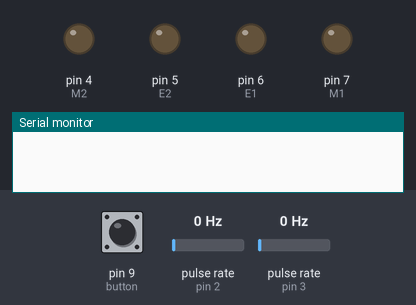
Bench run of a sketch on a simulated Arduino Uno, built with avr-gcc and run on an emulated ATmega328P. Shown: output pins drawn as LEDs (lit = HIGH), the last lines printed to the serial monitor. Wiring (inferred from the names in the program): 2 × pulse sensor: data pin 2 / data pin 3. Inputs (shaded band) come from the test bench; at power-on: pin 9 (button) HIGH, pulse rate (sensors on pin 2, pin 3) 0 Hz.

Above: at 1.2 s.
1.3 s: pin 9 (button) pulled LOW for 0.15 s
At 2.6 s:
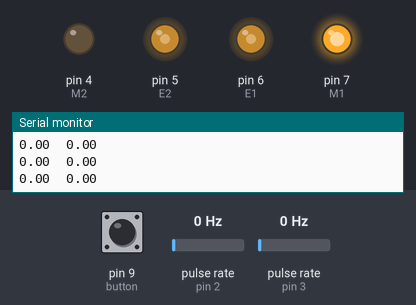
2.9 s: pin 9 (button) pulled LOW for 1 s
Timing chart, 0 to 5.9 s (numbered marks = the images above; inputs shaded):
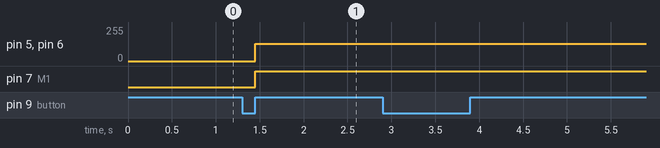

Measured:
- after the input at 1.3 s, pin 5 (E2), pin 6 (E1): 0/255 → 128/255 after 0.15 s; pin 7 (M1): LOW → HIGH after 0.15 s

The sketch:

Mechatronicslab1.ino
```cpp
#define encoderR 2
#define encoderL 3
#define E1       6
#define E2       5
#define M1       7
#define M2       4
#define button   9

int pressed = 0;
int state = 0;
int leftTicks = 0;
int rightTicks = 0;
int leftState = 0;
int rightState = 0;
long timer = 0;

void setup() {
  // put your setup code here, to run once:
  Serial.begin(9600);

  pinMode(encoderR, INPUT);
  pinMode(encoderL, INPUT);
  pinMode(button, INPUT_PULLUP);
  pinMode(E1, OUTPUT);
  pinMode(E2, OUTPUT);
  pinMode(M1, OUTPUT);
  pinMode(M2, OUTPUT);

  attachInterrupt(0, countEncoderL, CHANGE);
  attachInterrupt(1, countEncoderR, CHANGE);
  interrupts();
}

int countEncoderL() {
  int valueL = digitalRead(encoderL);
  if(valueL != leftState) {
    leftTicks++;
    leftState = valueL;
  }
}

void countEncoderR() {
  int valueR = digitalRead(encoderR);
  if(valueR != rightState) {
    rightTicks++;
    rightState = valueR;
  }
}

void drive() {
  if(leftTicks > 24) {
      digitalWrite(M1, HIGH);
      digitalWrite(M2, HIGH);
      analogWrite(E1, 128);
      analogWrite(E2, 128);
      }
      else if(leftTicks > 48 ) {
      digitalWrite(M1, LOW);
      digitalWrite(M2, LOW);
      analogWrite(E1, 128);
      analogWrite(E2, 128);
      }
      else if(rightTicks < 36) {
      digitalWrite(M1, HIGH);
      digitalWrite(M2, LOW);
      analogWrite(E1, 128);
      analogWrite(E2, 128);

  } else {
      analogWrite(E1, 0);
      analogWrite(E2, 0);
      return;
  }

  double elapsed = (double)(millis() - timer) / 1000;
//  Serial.println(elapsed);
  Serial.print(2*3.14*leftTicks/elapsed);
  Serial.print("\t");
  Serial.println(2*3.14*rightTicks/elapsed);
}

void loop() {
  // put your main code here, to run repeatedly:
  if(digitalRead(button) == HIGH) {
    if(pressed == 1) {
        pressed = 0;
        state = 1;
        timer = millis();
    }
  } else {
    pressed = 1;
  }

  if(state) {
    //countEncoder();
    drive();
  }
}
```
